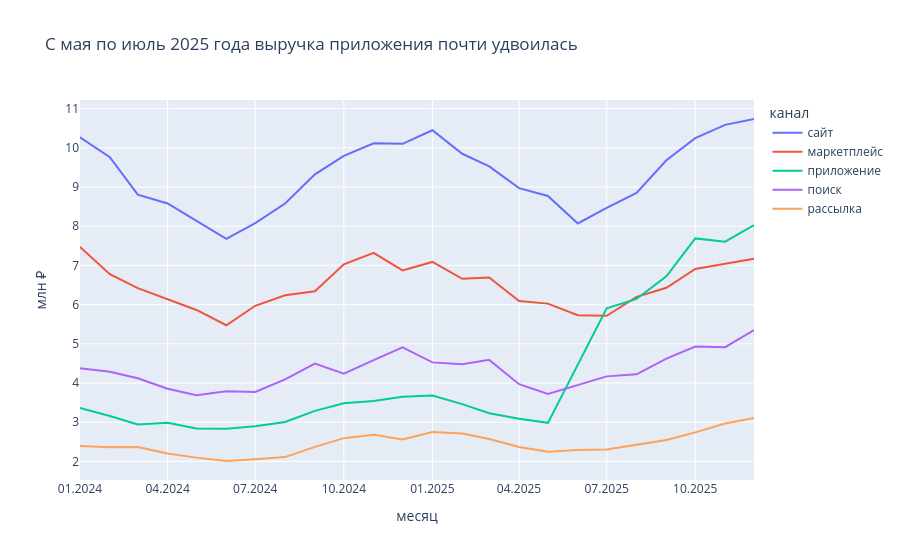

Here is the notebook cell this chart was saved with:
### Markdown cell above
Наведите курсор на июльскую точку 2025 года на линии приложения. В подсказке появятся сумма и доля приложения в выручке магазина за месяц.

### Code cell
fig.show()

### Figure 1 — Plotly figure (JSON) as saved in the notebook; plotly's stock layout.template omitted (floating-point values rounded to 4 significant figures)
{"data": [{"customdata": [["январь 2024", 0.2958], ["февраль 2024", 0.2942], ["март 2024", 0.2847], ["апрель 2024", 0.2887], ["май 2024", 0.2871], ["июнь 2024", 0.2817], ["июль 2024", 0.2835], ["август 2024", 0.2861], ["сентябрь 2024", 0.2899], ["октябрь 2024", 0.2885], ["ноябрь 2024", 0.2874], ["декабрь 2024", 0.2867], ["январь 2025", 0.2942], ["февраль 2025", 0.289], ["март 2025", 0.2896], ["апрель 2025", 0.2933], ["май 2025", 0.2975], ["июнь 2025", 0.2672], ["июль 2025", 0.2621], ["август 2025", 0.2611], ["сентябрь 2025", 0.2653], ["октябрь 2025", 0.2608], ["ноябрь 2025", 0.2626], ["декабрь 2025", 0.2572]], "hovertemplate": "<b>%{fullData.name}</b> · %{customdata[0]}<br>%{y:.2f} млн ₽ · %{customdata[1]:.0%} выручки месяца<extra></extra>", "legendgroup": "сайт", "line": {"color": "#636efa", "dash": "solid"}, "marker": {"symbol": "circle"}, "mode": "lines", "name": "сайт", "orientation": "v", "showlegend": true, "type": "scatter", "x": ["2024-01", "2024-02", "2024-03", "2024-04", "2024-05", "2024-06", "2024-07", "2024-08", "2024-09", "2024-10", "2024-11", "2024-12", "2025-01", "2025-02", "2025-03", "2025-04", "2025-05", "2025-06", "2025-07", "2025-08", "2025-09", "2025-10", "2025-11", "2025-12"], "xaxis": "x", "y": [10.27, 9.762, 8.804, 8.581, 8.136, 7.679, 8.081, 8.578, 9.323, 9.793, 10.12, 10.1, 10.45, 9.848, 9.527, 8.971, 8.772, 8.069, 8.466, 8.851, 9.681, 10.25, 10.59, 10.73], "yaxis": "y"}, {"customdata": [["январь 2024", 0.2152], ["февраль 2024", 0.2042], ["март 2024", 0.2076], ["апрель 2024", 0.2066], ["май 2024", 0.2069], ["июнь 2024", 0.2007], ["июль 2024", 0.2094], ["август 2024", 0.208], ["сентябрь 2024", 0.1972], ["октябрь 2024", 0.207], ["ноябрь 2024", 0.2079], ["декабрь 2024", 0.195], ["январь 2025", 0.1996], ["февраль 2025", 0.1954], ["март 2025", 0.2035], ["апрель 2025", 0.1992], ["май 2025", 0.2044], ["июнь 2025", 0.1898], ["июль 2025", 0.1769], ["август 2025", 0.1828], ["сентябрь 2025", 0.1761], ["октябрь 2025", 0.1759], ["ноябрь 2025", 0.1745], ["декабрь 2025", 0.1718]], "hovertemplate": "<b>%{fullData.name}</b> · %{customdata[0]}<br>%{y:.2f} млн ₽ · %{customdata[1]:.0%} выручки месяца<extra></extra>", "legendgroup": "маркетплейс", "line": {"color": "#EF553B", "dash": "solid"}, "marker": {"symbol": "circle"}, "mode": "lines", "name": "маркетплейс", "orientation": "v", "showlegend": true, "type": "scatter", "x": ["2024-01", "2024-02", "2024-03", "2024-04", "2024-05", "2024-06", "2024-07", "2024-08", "2024-09", "2024-10", "2024-11", "2024-12", "2025-01", "2025-02", "2025-03", "2025-04", "2025-05", "2025-06", "2025-07", "2025-08", "2025-09", "2025-10", "2025-11", "2025-12"], "xaxis": "x", "y": [7.471, 6.774, 6.421, 6.142, 5.863, 5.473, 5.97, 6.237, 6.341, 7.028, 7.318, 6.872, 7.088, 6.659, 6.693, 6.094, 6.025, 5.731, 5.715, 6.197, 6.428, 6.909, 7.034, 7.169], "yaxis": "y"}, {"customdata": [["январь 2024", 0.09687], ["февраль 2024", 0.09521], ["март 2024", 0.09517], ["апрель 2024", 0.1005], ["май 2024", 0.1001], ["июнь 2024", 0.1039], ["июль 2024", 0.1016], ["август 2024", 0.1003], ["сентябрь 2024", 0.1023], ["октябрь 2024", 0.1026], ["ноябрь 2024", 0.1006], ["декабрь 2024", 0.1035], ["январь 2025", 0.1036], ["февраль 2025", 0.1016], ["март 2025", 0.09815], ["апрель 2025", 0.101], ["май 2025", 0.1012], ["июнь 2025", 0.1486], ["июль 2025", 0.1828], ["август 2025", 0.1813], ["сентябрь 2025", 0.1842], ["октябрь 2025", 0.1957], ["ноябрь 2025", 0.1887], ["декабрь 2025", 0.1923]], "hovertemplate": "<b>%{fullData.name}</b> · %{customdata[0]}<br>%{y:.2f} млн ₽ · %{customdata[1]:.0%} выручки месяца<extra></extra>", "legendgroup": "приложение", "line": {"color": "#00cc96", "dash": "solid"}, "marker": {"symbol": "circle"}, "mode": "lines", "name": "приложение", "orientation": "v", "showlegend": true, "type": "scatter", "x": ["2024-01", "2024-02", "2024-03", "2024-04", "2024-05", "2024-06", "2024-07", "2024-08", "2024-09", "2024-10", "2024-11", "2024-12", "2025-01", "2025-02", "2025-03", "2025-04", "2025-05", "2025-06", "2025-07", "2025-08", "2025-09", "2025-10", "2025-11", "2025-12"], "xaxis": "x", "y": [3.363, 3.159, 2.943, 2.987, 2.838, 2.834, 2.897, 3.007, 3.29, 3.482, 3.542, 3.646, 3.679, 3.462, 3.229, 3.089, 2.983, 4.486, 5.906, 6.144, 6.721, 7.689, 7.604, 8.026], "yaxis": "y"}, {"customdata": [["январь 2024", 0.126], ["февраль 2024", 0.1292], ["март 2024", 0.1332], ["апрель 2024", 0.1296], ["май 2024", 0.1301], ["июнь 2024", 0.1391], ["июль 2024", 0.1323], ["август 2024", 0.1364], ["сентябрь 2024", 0.1398], ["октябрь 2024", 0.1248], ["ноябрь 2024", 0.1302], ["декабрь 2024", 0.1394], ["январь 2025", 0.1275], ["февраль 2025", 0.1315], ["март 2025", 0.1395], ["апрель 2025", 0.1297], ["май 2025", 0.1262], ["июнь 2025", 0.131], ["июль 2025", 0.1291], ["август 2025", 0.1246], ["сентябрь 2025", 0.1267], ["октябрь 2025", 0.1255], ["ноябрь 2025", 0.1219], ["декабрь 2025", 0.1281]], "hovertemplate": "<b>%{fullData.name}</b> · %{customdata[0]}<br>%{y:.2f} млн ₽ · %{customdata[1]:.0%} выручки месяца<extra></extra>", "legendgroup": "поиск", "line": {"color": "#ab63fa", "dash": "solid"}, "marker": {"symbol": "circle"}, "mode": "lines", "name": "поиск", "orientation": "v", "showlegend": true, "type": "scatter", "x": ["2024-01", "2024-02", "2024-03", "2024-04", "2024-05", "2024-06", "2024-07", "2024-08", "2024-09", "2024-10", "2024-11", "2024-12", "2025-01", "2025-02", "2025-03", "2025-04", "2025-05", "2025-06", "2025-07", "2025-08", "2025-09", "2025-10", "2025-11", "2025-12"], "xaxis": "x", "y": [4.374, 4.286, 4.12, 3.852, 3.687, 3.792, 3.773, 4.09, 4.497, 4.236, 4.583, 4.912, 4.526, 4.481, 4.59, 3.969, 3.721, 3.955, 4.169, 4.223, 4.624, 4.929, 4.913, 5.348], "yaxis": "y"}, {"customdata": [["январь 2024", 0.06893], ["февраль 2024", 0.07107], ["март 2024", 0.07648], ["апрель 2024", 0.07401], ["май 2024", 0.07396], ["июнь 2024", 0.07372], ["июль 2024", 0.07205], ["август 2024", 0.07037], ["сентябрь 2024", 0.07369], ["октябрь 2024", 0.07638], ["ноябрь 2024", 0.07619], ["декабрь 2024", 0.07259], ["январь 2025", 0.07745], ["февраль 2025", 0.0796], ["март 2025", 0.07812], ["апрель 2025", 0.07735], ["май 2025", 0.07615], ["июнь 2025", 0.07591], ["июль 2025", 0.07123], ["август 2025", 0.07166], ["сентябрь 2025", 0.0697], ["октябрь 2025", 0.06974], ["ноябрь 2025", 0.07364], ["декабрь 2025", 0.07449]], "hovertemplate": "<b>%{fullData.name}</b> · %{customdata[0]}<br>%{y:.2f} млн ₽ · %{customdata[1]:.0%} выручки месяца<extra></extra>", "legendgroup": "рассылка", "line": {"color": "#FFA15A", "dash": "solid"}, "marker": {"symbol": "circle"}, "mode": "lines", "name": "рассылка", "orientation": "v", "showlegend": true, "type": "scatter", "x": ["2024-01", "2024-02", "2024-03", "2024-04", "2024-05", "2024-06", "2024-07", "2024-08", "2024-09", "2024-10", "2024-11", "2024-12", "2025-01", "2025-02", "2025-03", "2025-04", "2025-05", "2025-06", "2025-07", "2025-08", "2025-09", "2025-10", "2025-11", "2025-12"], "xaxis": "x", "y": [2.393, 2.358, 2.365, 2.2, 2.096, 2.01, 2.054, 2.11, 2.37, 2.593, 2.682, 2.558, 2.75, 2.713, 2.57, 2.366, 2.245, 2.292, 2.301, 2.429, 2.544, 2.74, 2.968, 3.109], "yaxis": "y"}], "layout": {"legend": {"title": {"text": "канал"}, "tracegroupgap": 0}, "separators": ", ", "title": {"text": "С мая по июль 2025 года выручка приложения почти удвоилась"}, "xaxis": {"anchor": "y", "domain": [0.0, 1.0], "tickformat": "%m.%Y", "title": {"text": "месяц"}}, "yaxis": {"anchor": "x", "domain": [0.0, 1.0], "title": {"text": "млн ₽"}}}}
